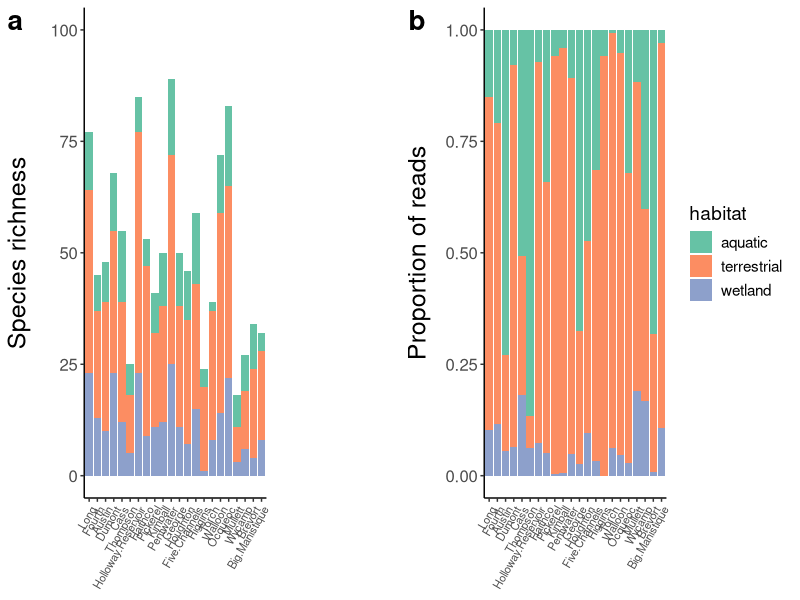

This chart was generated by the following R code:
library(ggplot2)
library(cowplot)

# Plot with proportions of reads of terrestrial, wetland, and aquatic plant
# species

df<-read.csv("prop.reads.richness.groups.csv",header=TRUE)

df$lake.name<-as.factor(df$lake.name)
df$habitat<-as.factor(df$habitat)

df$lake.name <- factor(df$lake.name, levels = c("Long","Fourth","Austin","Dumont","Cass",
                                                  "Thompson","Holloway.Reservoir","Haithco","Pickerel",
                                                  "Kimball","Pentwater","George","Houghton",
                                                  "Five.Channels","Higgins","Torch","Walloon",
                                                  "Ocqueoc","Mullett","Wycamp","Brevort","Big.Manistique"))

p1<-ggplot(df, aes(fill=habitat, y=proportion, x=lake.name)) + 
  geom_bar(position="stack", stat="identity") +
  theme_classic()+theme(axis.text.x = element_text(angle = 60,hjust = 1, size=8),
                        axis.text.y = element_text(size=12),
                        legend.text=element_text(size=rel(1)),
                        legend.title = element_text(size=rel(1.25)),
                        axis.title.x = element_blank(),
                        axis.title.y = element_text(size=18,
                                                    margin = margin(t=0,r=10,b=0,l=0)))+
  scale_fill_brewer(palette="Set2")+ylab("Proportion of reads")


# Plot species richness


p2<-ggplot(df, aes(fill=habitat, y=species.richness, x=lake.name)) + 
  geom_bar(position="stack", stat="identity") +
  theme_classic()+theme(axis.text.x = element_text(angle = 60,hjust = 1, size=8),
                        axis.text.y = element_text(size=12),
                        axis.title.x = element_blank(),
                        legend.position = "none",
                        axis.title.y = element_text(size=18,
                                                    margin = margin(t=0,r=10,b=0,l=0)))+
  scale_fill_brewer(palette="Set2")+ylab("Species richness")+ylim(0,100)


combinedPlot <- plot_grid(p2, p1, ncol=2, labels='auto',label_y= 1,
                          label_x=0,label_size=20,align='hv', rel_widths=1,
                          rel_heights= 1)

png("Proportions per lake.png",width = 3500, height = 1400, units = "px", res=300)
combinedPlot
dev.off()



